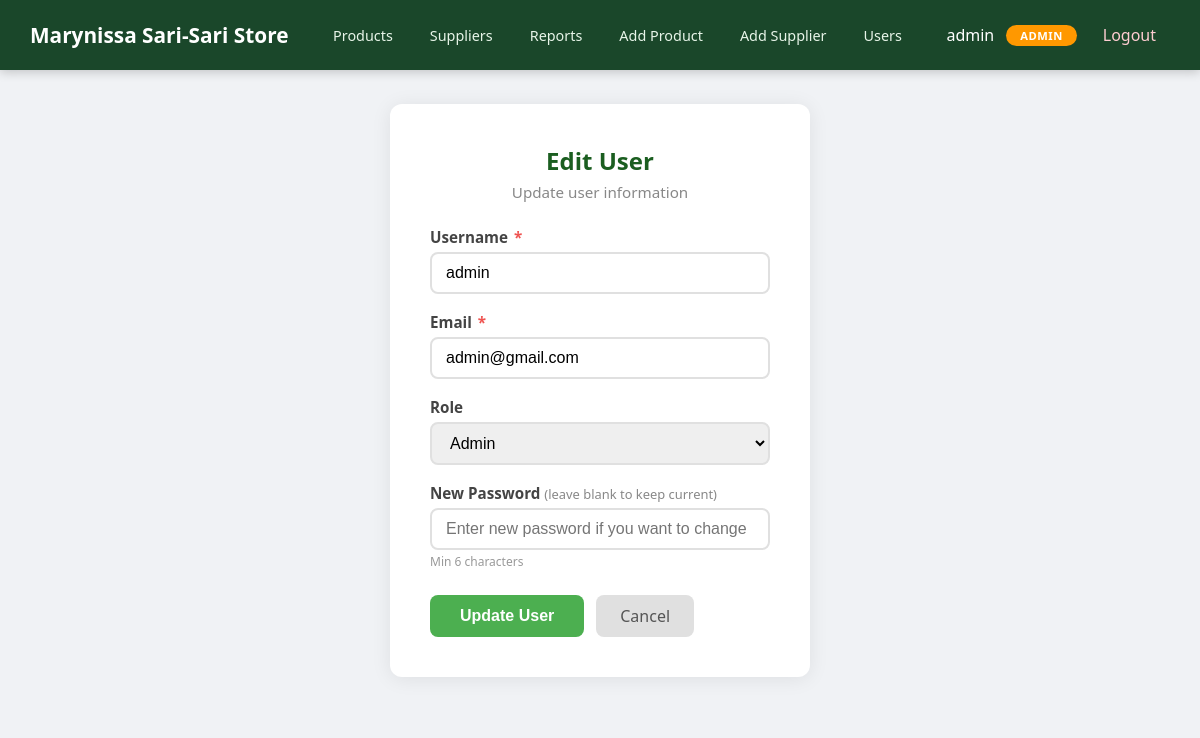
Page /edit_user.php?id=1 (signed in) on the committed database.
### tables this page shows
CREATE TABLE `users` (
  `id` int(11) NOT NULL,
  `username` varchar(50) NOT NULL,
  `email` varchar(100) NOT NULL,
  `password_hash` varchar(255) NOT NULL,
  `role` enum('admin','staff') DEFAULT 'staff',
  `created_at` timestamp NOT NULL DEFAULT current_timestamp()
);

### edit_user.php (the view, shortened to what this page needs)
<?php
require_once 'config.php';
$id = (int)($_GET['id'] ?? 0);
$result = $conn->query("SELECT * FROM users WHERE id = $id");
$user = $result->fetch_assoc();
?>
<!DOCTYPE html>
<html>
<head>
    <link rel="stylesheet" href="style.css">
</head>
<body>
<?php include 'navbar.php'; ?>
<div class="register-page">
    <div class="register-container">
        <h2>Edit User</h2>
        <p class="subtitle">Update user information</p>
        <form method="POST" action="edit_user.php?id=<?= $id ?>">
            <label>Username <span class="required">*</span></label>
            <input type="text" name="username" value="<?= htmlspecialchars($user['username']) ?>" required>
            <label>Email <span class="required">*</span></label>
            <input type="email" name="email" value="<?= htmlspecialchars($user['email']) ?>" required>
            <label>Role</label>
            <select name="role">
                <option value="admin" <?= $user['role'] == 'admin' ? 'selected' : '' ?>>Admin</option>
            </select>
            <label>New Password <span style="color:#888; font-size:0.85em; font-weight:normal;">(leave blank to keep current)</span></label>
            <input type="password" name="password" placeholder="Enter new password if you want to change">
            <div class="hint">Min 6 characters</div>
            <div class="form-actions">
                <button type="submit" class="btn-submit">Update User</button>
                <a href="users.php" class="btn-cancel">Cancel</a>
            </div>
        </form>
    </div>
</div>
</body>
</html>

### style.css (style rules this page uses)
* { margin: 0; padding: 0; box-sizing: border-box; }
body { font-family: 'Segoe UI', Tahoma, Geneva, Verdana, sans-serif; background: #f0f2f5; min-height: 100vh; color: #333; }
a { text-decoration: none; }
.btn-cancel { display: inline-block; padding: 10px 24px; background: #e0e0e0; color: #555; border-radius: 8px; font-weight: 500; transition: all 0.3s; border: none; cursor: pointer; }
.required { color: #ef5350; margin-left: 2px; }
.form-actions { display: flex; gap: 12px; margin-top: 25px; }
.form-actions .btn-submit { padding: 12px 30px; background: #4CAF50; color: #fff; border: none; border-radius: 8px; font-size: 1em; font-weight: 600; cursor: pointer; transition: all 0.3s; }
.hint { font-size: 12px; color: #999; margin-top: 3px; }
.register-page { display: flex; justify-content: center; align-items: center; min-height: 80vh; background: #f0f2f5; margin: 0; padding: 20px; }
.register-container { background: white; padding: 40px; border-radius: 12px; box-shadow: 0 2px 20px rgba(0,0,0,0.08); width: 420px; max-width: 100%; }
.register-container h2 { text-align: center; color: #1B5E20; margin-top: 0; margin-bottom: 5px; font-size: 1.5em; }
.register-container .subtitle { text-align: center; color: #888; margin-bottom: 25px; font-size: 0.95em; }
.register-container label { display: block; margin-top: 18px; font-weight: 600; color: #444; font-size: 0.95em; }
.register-container input, .register-container select { width: 100%; padding: 10px 14px; border: 2px solid #e0e0e0; border-radius: 8px; margin-top: 5px; font-size: 1em; }

### rows in the picture
users: username "admin", email "admin@gmail.com", role "Admin"

### other values in the picture
getUsername() "admin"
$_SESSION['role'] "ADMIN"
